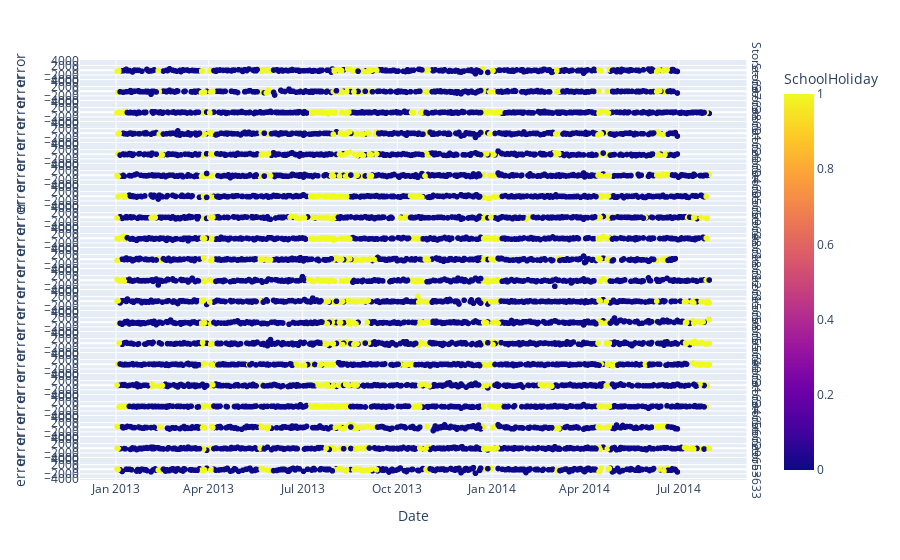

Write notebook code for a chart like this one.
### Code cell
#error_analysis = error_analysis.reset_index()
shop2 = (error_analysis.loc[:, "Store"]>600) & (error_analysis.loc[:, "Store"]<660) & (error_analysis.loc[:, "storetype_d"])
error_analysis.sort_values("Date")
px.scatter(error_analysis[shop2], x="Date", y="error", color="SchoolHoliday", facet_row='Store', height=3000, facet_row_spacing=0.0001)

### Figure 1 — Plotly figure (JSON) as saved in the notebook; plotly's stock layout.template omitted (floating-point values rounded to 4 significant figures; data arrays with more than 128 entries replaced by an {"elided": "..."} marker saying what was removed)
{"data": [{"hovertemplate": "Store=637<br>Date=%{x}<br>error=%{y}<br>SchoolHoliday=%{marker.color}<extra></extra>", "legendgroup": "", "marker": {"color": {"elided": "290 int values"}, "coloraxis": "coloraxis", "symbol": "circle"}, "mode": "markers", "name": "", "showlegend": false, "type": "scattergl", "x": {"elided": "290 str values"}, "xaxis": "x20", "y": {"elided": "290 float values"}, "yaxis": "y20"}, {"hovertemplate": "Store=638<br>Date=%{x}<br>error=%{y}<br>SchoolHoliday=%{marker.color}<extra></extra>", "legendgroup": "", "marker": {"color": {"elided": "282 int values"}, "coloraxis": "coloraxis", "symbol": "circle"}, "mode": "markers", "name": "", "showlegend": false, "type": "scattergl", "x": {"elided": "282 str values"}, "xaxis": "x19", "y": {"elided": "282 float values"}, "yaxis": "y19"}, {"hovertemplate": "Store=601<br>Date=%{x}<br>error=%{y}<br>SchoolHoliday=%{marker.color}<extra></extra>", "legendgroup": "", "marker": {"color": {"elided": "343 int values"}, "coloraxis": "coloraxis", "symbol": "circle"}, "mode": "markers", "name": "", "showlegend": false, "type": "scattergl", "x": {"elided": "343 str values"}, "xaxis": "x18", "y": {"elided": "343 float values"}, "yaxis": "y18"}, {"hovertemplate": "Store=620<br>Date=%{x}<br>error=%{y}<br>SchoolHoliday=%{marker.color}<extra></extra>", "legendgroup": "", "marker": {"color": {"elided": "302 int values"}, "coloraxis": "coloraxis", "symbol": "circle"}, "mode": "markers", "name": "", "showlegend": false, "type": "scattergl", "x": {"elided": "302 str values"}, "xaxis": "x17", "y": {"elided": "302 float values"}, "yaxis": "y17"}, {"hovertemplate": "Store=604<br>Date=%{x}<br>error=%{y}<br>SchoolHoliday=%{marker.color}<extra></extra>", "legendgroup": "", "marker": {"color": {"elided": "292 int values"}, "coloraxis": "coloraxis", "symbol": "circle"}, "mode": "markers", "name": "", "showlegend": false, "type": "scattergl", "x": {"elided": "292 str values"}, "xaxis": "x16", "y": {"elided": "292 float values"}, "yaxis": "y16"}, {"hovertemplate": "Store=605<br>Date=%{x}<br>error=%{y}<br>SchoolHoliday=%{marker.color}<extra></extra>", "legendgroup": "", "marker": {"color": {"elided": "326 int values"}, "coloraxis": "coloraxis", "symbol": "circle"}, "mode": "markers", "name": "", "showlegend": false, "type": "scattergl", "x": {"elided": "326 str values"}, "xaxis": "x15", "y": {"elided": "326 float values"}, "yaxis": "y15"}, {"hovertemplate": "Store=659<br>Date=%{x}<br>error=%{y}<br>SchoolHoliday=%{marker.color}<extra></extra>", "legendgroup": "", "marker": {"color": {"elided": "320 int values"}, "coloraxis": "coloraxis", "symbol": "circle"}, "mode": "markers", "name": "", "showlegend": false, "type": "scattergl", "x": {"elided": "320 str values"}, "xaxis": "x14", "y": {"elided": "320 float values"}, "yaxis": "y14"}, {"hovertemplate": "Store=648<br>Date=%{x}<br>error=%{y}<br>SchoolHoliday=%{marker.color}<extra></extra>", "legendgroup": "", "marker": {"color": {"elided": "337 int values"}, "coloraxis": "coloraxis", "symbol": "circle"}, "mode": "markers", "name": "", "showlegend": false, "type": "scattergl", "x": {"elided": "337 str values"}, "xaxis": "x13", "y": {"elided": "337 float values"}, "yaxis": "y13"}, {"hovertemplate": "Store=618<br>Date=%{x}<br>error=%{y}<br>SchoolHoliday=%{marker.color}<extra></extra>", "legendgroup": "", "marker": {"color": {"elided": "339 int values"}, "coloraxis": "coloraxis", "symbol": "circle"}, "mode": "markers", "name": "", "showlegend": false, "type": "scattergl", "x": {"elided": "339 str values"}, "xaxis": "x12", "y": {"elided": "339 float values"}, "yaxis": "y12"}, {"hovertemplate": "Store=612<br>Date=%{x}<br>error=%{y}<br>SchoolHoliday=%{marker.color}<extra></extra>", "legendgroup": "", "marker": {"color": {"elided": "324 int values"}, "coloraxis": "coloraxis", "symbol": "circle"}, "mode": "markers", "name": "", "showlegend": false, "type": "scattergl", "x": {"elided": "324 str values"}, "xaxis": "x11", "y": {"elided": "324 float values"}, "yaxis": "y11"}, {"hovertemplate": "Store=615<br>Date=%{x}<br>error=%{y}<br>SchoolHoliday=%{marker.color}<extra></extra>", "legendgroup": "", "marker": {"color": {"elided": "310 int values"}, "coloraxis": "coloraxis", "symbol": "circle"}, "mode": "markers", "name": "", "showlegend": false, "type": "scattergl", "x": {"elided": "310 str values"}, "xaxis": "x10", "y": {"elided": "310 float values"}, "yaxis": "y10"}, {"hovertemplate": "Store=658<br>Date=%{x}<br>error=%{y}<br>SchoolHoliday=%{marker.color}<extra></extra>", "legendgroup": "", "marker": {"color": {"elided": "320 int values"}, "coloraxis": "coloraxis", "symbol": "circle"}, "mode": "markers", "name": "", "showlegend": false, "type": "scattergl", "x": {"elided": "320 str values"}, "xaxis": "x9", "y": {"elided": "320 float values"}, "yaxis": "y9"}, {"hovertemplate": "Store=655<br>Date=%{x}<br>error=%{y}<br>SchoolHoliday=%{marker.color}<extra></extra>", "legendgroup": "", "marker": {"color": {"elided": "336 int values"}, "coloraxis": "coloraxis", "symbol": "circle"}, "mode": "markers", "name": "", "showlegend": false, "type": "scattergl", "x": {"elided": "336 str values"}, "xaxis": "x8", "y": {"elided": "336 float values"}, "yaxis": "y8"}, {"hovertemplate": "Store=640<br>Date=%{x}<br>error=%{y}<br>SchoolHoliday=%{marker.color}<extra></extra>", "legendgroup": "", "marker": {"color": {"elided": "322 int values"}, "coloraxis": "coloraxis", "symbol": "circle"}, "mode": "markers", "name": "", "showlegend": false, "type": "scattergl", "x": {"elided": "322 str values"}, "xaxis": "x7", "y": {"elided": "322 float values"}, "yaxis": "y7"}, {"hovertemplate": "Store=631<br>Date=%{x}<br>error=%{y}<br>SchoolHoliday=%{marker.color}<extra></extra>", "legendgroup": "", "marker": {"color": {"elided": "352 int values"}, "coloraxis": "coloraxis", "symbol": "circle"}, "mode": "markers", "name": "", "showlegend": false, "type": "scattergl", "x": {"elided": "352 str values"}, "xaxis": "x6", "y": {"elided": "352 float values"}, "yaxis": "y6"}, {"hovertemplate": "Store=634<br>Date=%{x}<br>error=%{y}<br>SchoolHoliday=%{marker.color}<extra></extra>", "legendgroup": "", "marker": {"color": {"elided": "331 int values"}, "coloraxis": "coloraxis", "symbol": "circle"}, "mode": "markers", "name": "", "showlegend": false, "type": "scattergl", "x": {"elided": "331 str values"}, "xaxis": "x5", "y": {"elided": "331 float values"}, "yaxis": "y5"}, {"hovertemplate": "Store=656<br>Date=%{x}<br>error=%{y}<br>SchoolHoliday=%{marker.color}<extra></extra>", "legendgroup": "", "marker": {"color": {"elided": "311 int values"}, "coloraxis": "coloraxis", "symbol": "circle"}, "mode": "markers", "name": "", "showlegend": false, "type": "scattergl", "x": {"elided": "311 str values"}, "xaxis": "x4", "y": {"elided": "311 float values"}, "yaxis": "y4"}, {"hovertemplate": "Store=629<br>Date=%{x}<br>error=%{y}<br>SchoolHoliday=%{marker.color}<extra></extra>", "legendgroup": "", "marker": {"color": {"elided": "287 int values"}, "coloraxis": "coloraxis", "symbol": "circle"}, "mode": "markers", "name": "", "showlegend": false, "type": "scattergl", "x": {"elided": "287 str values"}, "xaxis": "x3", "y": {"elided": "287 float values"}, "yaxis": "y3"}, {"hovertemplate": "Store=653<br>Date=%{x}<br>error=%{y}<br>SchoolHoliday=%{marker.color}<extra></extra>", "legendgroup": "", "marker": {"color": {"elided": "328 int values"}, "coloraxis": "coloraxis", "symbol": "circle"}, "mode": "markers", "name": "", "showlegend": false, "type": "scattergl", "x": {"elided": "328 str values"}, "xaxis": "x2", "y": {"elided": "328 float values"}, "yaxis": "y2"}, {"hovertemplate": "Store=633<br>Date=%{x}<br>error=%{y}<br>SchoolHoliday=%{marker.color}<extra></extra>", "legendgroup": "", "marker": {"color": {"elided": "300 int values"}, "coloraxis": "coloraxis", "symbol": "circle"}, "mode": "markers", "name": "", "showlegend": false, "type": "scattergl", "x": {"elided": "300 str values"}, "xaxis": "x", "y": {"elided": "300 float values"}, "yaxis": "y"}], "layout": {"annotations": [{"font": {}, "showarrow": false, "text": "Store=633", "textangle": 90, "x": 0.98, "xanchor": "left", "xref": "paper", "y": 0.02495, "yanchor": "middle", "yref": "paper"}, {"font": {}, "showarrow": false, "text": "Store=653", "textangle": 90, "x": 0.98, "xanchor": "left", "xref": "paper", "y": 0.07496, "yanchor": "middle", "yref": "paper"}, {"font": {}, "showarrow": false, "text": "Store=629", "textangle": 90, "x": 0.98, "xanchor": "left", "xref": "paper", "y": 0.125, "yanchor": "middle", "yref": "paper"}, {"font": {}, "showarrow": false, "text": "Store=656", "textangle": 90, "x": 0.98, "xanchor": "left", "xref": "paper", "y": 0.175, "yanchor": "middle", "yref": "paper"}, {"font": {}, "showarrow": false, "text": "Store=634", "textangle": 90, "x": 0.98, "xanchor": "left", "xref": "paper", "y": 0.225, "yanchor": "middle", "yref": "paper"}, {"font": {}, "showarrow": false, "text": "Store=631", "textangle": 90, "x": 0.98, "xanchor": "left", "xref": "paper", "y": 0.275, "yanchor": "middle", "yref": "paper"}, {"font": {}, "showarrow": false, "text": "Store=640", "textangle": 90, "x": 0.98, "xanchor": "left", "xref": "paper", "y": 0.325, "yanchor": "middle", "yref": "paper"}, {"font": {}, "showarrow": false, "text": "Store=655", "textangle": 90, "x": 0.98, "xanchor": "left", "xref": "paper", "y": 0.375, "yanchor": "middle", "yref": "paper"}, {"font": {}, "showarrow": false, "text": "Store=658", "textangle": 90, "x": 0.98, "xanchor": "left", "xref": "paper", "y": 0.425, "yanchor": "middle", "yref": "paper"}, {"font": {}, "showarrow": false, "text": "Store=615", "textangle": 90, "x": 0.98, "xanchor": "left", "xref": "paper", "y": 0.475, "yanchor": "middle", "yref": "paper"}, {"font": {}, "showarrow": false, "text": "Store=612", "textangle": 90, "x": 0.98, "xanchor": "left", "xref": "paper", "y": 0.525, "yanchor": "middle", "yref": "paper"}, {"font": {}, "showarrow": false, "text": "Store=618", "textangle": 90, "x": 0.98, "xanchor": "left", "xref": "paper", "y": 0.575, "yanchor": "middle", "yref": "paper"}, {"font": {}, "showarrow": false, "text": "Store=648", "textangle": 90, "x": 0.98, "xanchor": "left", "xref": "paper", "y": 0.625, "yanchor": "middle", "yref": "paper"}, {"font": {}, "showarrow": false, "text": "Store=659", "textangle": 90, "x": 0.98, "xanchor": "left", "xref": "paper", "y": 0.675, "yanchor": "middle", "yref": "paper"}, {"font": {}, "showarrow": false, "text": "Store=605", "textangle": 90, "x": 0.98, "xanchor": "left", "xref": "paper", "y": 0.725, "yanchor": "middle", "yref": "paper"}, {"font": {}, "showarrow": false, "text": "Store=604", "textangle": 90, "x": 0.98, "xanchor": "left", "xref": "paper", "y": 0.775, "yanchor": "middle", "yref": "paper"}, {"font": {}, "showarrow": false, "text": "Store=620", "textangle": 90, "x": 0.98, "xanchor": "left", "xref": "paper", "y": 0.825, "yanchor": "middle", "yref": "paper"}, {"font": {}, "showarrow": false, "text": "Store=601", "textangle": 90, "x": 0.98, "xanchor": "left", "xref": "paper", "y": 0.875, "yanchor": "middle", "yref": "paper"}, {"font": {}, "showarrow": false, "text": "Store=638", "textangle": 90, "x": 0.98, "xanchor": "left", "xref": "paper", "y": 0.925, "yanchor": "middle", "yref": "paper"}, {"font": {}, "showarrow": false, "text": "Store=637", "textangle": 90, "x": 0.98, "xanchor": "left", "xref": "paper", "y": 0.975, "yanchor": "middle", "yref": "paper"}], "autosize": true, "coloraxis": {"colorbar": {"title": {"text": "SchoolHoliday"}}, "colorscale": [[0, "#0d0887"], [0.1111, "#46039f"], [0.2222, "#7201a8"], [0.3333, "#9c179e"], [0.4444, "#bd3786"], [0.5556, "#d8576b"], [0.6667, "#ed7953"], [0.7778, "#fb9f3a"], [0.8889, "#fdca26"], [1, "#f0f921"]]}, "legend": {"tracegroupgap": 0}, "margin": {"t": 60}, "xaxis": {"anchor": "y", "autorange": true, "domain": [0, 0.98], "range": ["2012-11-27 21:44:50.0834", "2014-09-04 02:15:09.9166"], "title": {"text": "Date"}, "type": "date"}, "xaxis10": {"anchor": "y10", "autorange": true, "domain": [0, 0.98], "matches": "x", "range": ["2012-11-27 21:44:50.0834", "2014-09-04 02:15:09.9166"], "showticklabels": false, "type": "date"}, "xaxis11": {"anchor": "y11", "autorange": true, "domain": [0, 0.98], "matches": "x", "range": ["2012-11-27 21:44:50.0834", "2014-09-04 02:15:09.9166"], "showticklabels": false, "type": "date"}, "xaxis12": {"anchor": "y12", "autorange": true, "domain": [0, 0.98], "matches": "x", "range": ["2012-11-27 21:44:50.0834", "2014-09-04 02:15:09.9166"], "showticklabels": false, "type": "date"}, "xaxis13": {"anchor": "y13", "autorange": true, "domain": [0, 0.98], "matches": "x", "range": ["2012-11-27 21:44:50.0834", "2014-09-04 02:15:09.9166"], "showticklabels": false, "type": "date"}, "xaxis14": {"anchor": "y14", "autorange": true, "domain": [0, 0.98], "matches": "x", "range": ["2012-11-27 21:44:50.0834", "2014-09-04 02:15:09.9166"], "showticklabels": false, "type": "date"}, "xaxis15": {"anchor": "y15", "autorange": true, "domain": [0, 0.98], "matches": "x", "range": ["2012-11-27 21:44:50.0834", "2014-09-04 02:15:09.9166"], "showticklabels": false, "type": "date"}, "xaxis16": {"anchor": "y16", "autorange": true, "domain": [0, 0.98], "matches": "x", "range": ["2012-11-27 21:44:50.0834", "2014-09-04 02:15:09.9166"], "showticklabels": false, "type": "date"}, "xaxis17": {"anchor": "y17", "autorange": true, "domain": [0, 0.98], "matches": "x", "range": ["2012-11-27 21:44:50.0834", "2014-09-04 02:15:09.9166"], "showticklabels": false, "type": "date"}, "xaxis18": {"anchor": "y18", "autorange": true, "domain": [0, 0.98], "matches": "x", "range": ["2012-11-27 21:44:50.0834", "2014-09-04 02:15:09.9166"], "showticklabels": false, "type": "date"}, "xaxis19": {"anchor": "y19", "autorange": true, "domain": [0, 0.98], "matches": "x", "range": ["2012-11-27 21:44:50.0834", "2014-09-04 02:15:09.9166"], "showticklabels": false, "type": "date"}, "xaxis2": {"anchor": "y2", "autorange": true, "domain": [0, 0.98], "matches": "x", "range": ["2012-11-27 21:44:50.0834", "2014-09-04 02:15:09.9166"], "showticklabels": false, "type": "date"}, "xaxis20": {"anchor": "y20", "autorange": true, "domain": [0, 0.98], "matches": "x", "range": ["2012-11-27 21:44:50.0834", "2014-09-04 02:15:09.9166"], "showticklabels": false, "type": "date"}, "xaxis3": {"anchor": "y3", "autorange": true, "domain": [0, 0.98], "matches": "x", "range": ["2012-11-27 21:44:50.0834", "2014-09-04 02:15:09.9166"], "showticklabels": false, "type": "date"}, "xaxis4": {"anchor": "y4", "autorange": true, "domain": [0, 0.98], "matches": "x", "range": ["2012-11-27 21:44:50.0834", "2014-09-04 02:15:09.9166"], "showticklabels": false, "type": "date"}, "xaxis5": {"anchor": "y5", "autorange": true, "domain": [0, 0.98], "matches": "x", "range": ["2012-11-27 21:44:50.0834", "2014-09-04 02:15:09.9166"], "showticklabels": false, "type": "date"}, "xaxis6": {"anchor": "y6", "autorange": true, "domain": [0, 0.98], "matches": "x", "range": ["2012-11-27 21:44:50.0834", "2014-09-04 02:15:09.9166"], "showticklabels": false, "type": "date"}, "xaxis7": {"anchor": "y7", "autorange": true, "domain": [0, 0.98], "matches": "x", "range": ["2012-11-27 21:44:50.0834", "2014-09-04 02:15:09.9166"], "showticklabels": false, "type": "date"}, "xaxis8": {"anchor": "y8", "autorange": true, "domain": [0, 0.98], "matches": "x", "range": ["2012-11-27 21:44:50.0834", "2014-09-04 02:15:09.9166"], "showticklabels": false, "type": "date"}, "xaxis9": {"anchor": "y9", "autorange": true, "domain": [0, 0.98], "matches": "x", "range": ["2012-11-27 21:44:50.0834", "2014-09-04 02:15:09.9166"], "showticklabels": false, "type": "date"}, "yaxis": {"anchor": "x", "autorange": true, "domain": [0, 0.04991], "range": [-2994.0, 2784.0], "title": {"text": "error"}, "type": "linear"}, "yaxis10": {"anchor": "x10", "autorange": true, "domain": [0.45, 0.5], "matches": "y", "range": [-2994.0, 2784.0], "title": {"text": "error"}, "type": "linear"}, "yaxis11": {"anchor": "x11", "autorange": true, "domain": [0.5, 0.55], "matches": "y", "range": [-2994.0, 2784.0], "title": {"text": "error"}, "type": "linear"}, "yaxis12": {"anchor": "x12", "autorange": true, "domain": [0.5501, 0.6], "matches": "y", "range": [-2994.0, 2784.0], "title": {"text": "error"}, "type": "linear"}, "yaxis13": {"anchor": "x13", "autorange": true, "domain": [0.6001, 0.65], "matches": "y", "range": [-2994.0, 2784.0], "title": {"text": "error"}, "type": "linear"}, "yaxis14": {"anchor": "x14", "autorange": true, "domain": [0.6501, 0.7], "matches": "y", "range": [-2994.0, 2784.0], "title": {"text": "error"}, "type": "linear"}, "yaxis15": {"anchor": "x15", "autorange": true, "domain": [0.7001, 0.75], "matches": "y", "range": [-2994.0, 2784.0], "title": {"text": "error"}, "type": "linear"}, "yaxis16": {"anchor": "x16", "autorange": true, "domain": [0.7501, 0.8], "matches": "y", "range": [-2994.0, 2784.0], "title": {"text": "error"}, "type": "linear"}, "yaxis17": {"anchor": "x17", "autorange": true, "domain": [0.8001, 0.85], "matches": "y", "range": [-2994.0, 2784.0], "title": {"text": "error"}, "type": "linear"}, "yaxis18": {"anchor": "x18", "autorange": true, "domain": [0.8501, 0.9], "matches": "y", "range": [-2994.0, 2784.0], "title": {"text": "error"}, "type": "linear"}, "yaxis19": {"anchor": "x19", "autorange": true, "domain": [0.9001, 0.95], "matches": "y", "range": [-2994.0, 2784.0], "title": {"text": "error"}, "type": "linear"}, "yaxis2": {"anchor": "x2", "autorange": true, "domain": [0.05001, 0.09991], "matches": "y", "range": [-2994.0, 2784.0], "title": {"text": "error"}, "type": "linear"}, "yaxis20": {"anchor": "x20", "autorange": true, "domain": [0.9501, 1.0], "matches": "y", "range": [-2994.0, 2784.0], "title": {"text": "error"}, "type": "linear"}, "yaxis3": {"anchor": "x3", "autorange": true, "domain": [0.1, 0.1499], "matches": "y", "range": [-2994.0, 2784.0], "title": {"text": "error"}, "type": "linear"}, "yaxis4": {"anchor": "x4", "autorange": true, "domain": [0.15, 0.1999], "matches": "y", "range": [-2994.0, 2784.0], "title": {"text": "error"}, "type": "linear"}, "yaxis5": {"anchor": "x5", "autorange": true, "domain": [0.2, 0.2499], "matches": "y", "range": [-2994.0, 2784.0], "title": {"text": "error"}, "type": "linear"}, "yaxis6": {"anchor": "x6", "autorange": true, "domain": [0.25, 0.2999], "matches": "y", "range": [-2994.0, 2784.0], "title": {"text": "error"}, "type": "linear"}, "yaxis7": {"anchor": "x7", "autorange": true, "domain": [0.3, 0.3499], "matches": "y", "range": [-2994.0, 2784.0], "title": {"text": "error"}, "type": "linear"}, "yaxis8": {"anchor": "x8", "autorange": true, "domain": [0.35, 0.3999], "matches": "y", "range": [-2994.0, 2784.0], "title": {"text": "error"}, "type": "linear"}, "yaxis9": {"anchor": "x9", "autorange": true, "domain": [0.4, 0.4499], "matches": "y", "range": [-2994.0, 2784.0], "title": {"text": "error"}, "type": "linear"}}}
